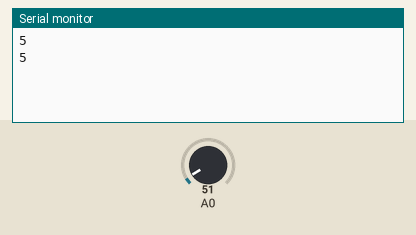
Bench run of a sketch on a simulated Arduino Uno, built with avr-gcc and run on an emulated ATmega328P. Shown: the last lines printed to the serial monitor. The inputs (shaded band) are chosen by the test bench; at power-on: A0 = 51.

Above: at 1.8 s.
1.9 s: A0 set to 61
At 2.8 s:
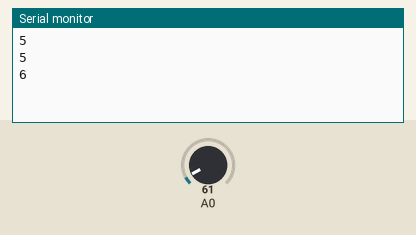
3.4 s: A0 set to 71
At 4.5 s:
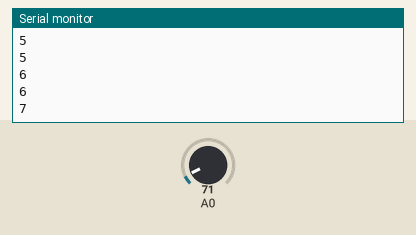
Timing chart, 0 to 6.4 s (numbered marks = the images above; inputs shaded):
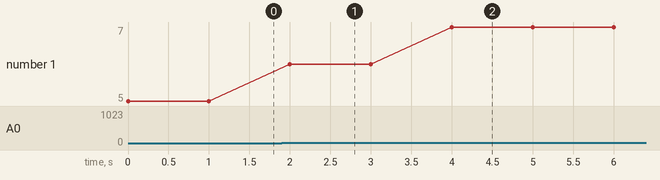

The sketch:

HWjunction_LM35.ino
```cpp
// Read voltages from LM35 sensor
// Author : Selvaraaju Murugesan
// Date   : 13-02-2016

void setup() {
  // initialize serial communication at 9600 bits per second:
  Serial.begin(9600);


  // Set the analog reference voltage to 1.1V
  analogReference(1.1);
}


void loop() {
  // read the input on analog pin 0:

  int reading, temp;

  reading = analogRead(A0);
  temp = reading / 9.31;

  // print out the value you read:

  Serial.println(temp);
  delay(1000);        // delay in between reads for stability
}
```

Measured:
- after the input at 1.9 s, the serial monitor: prints a new line after 0.10 s (image 1)
- after the input at 3.4 s, the serial monitor: prints a new line after 0.60 s (image 2)
- plotted number 1: 5 → 6 after the input at 1.9 s, 6 → 7 after the input at 3.4 s
